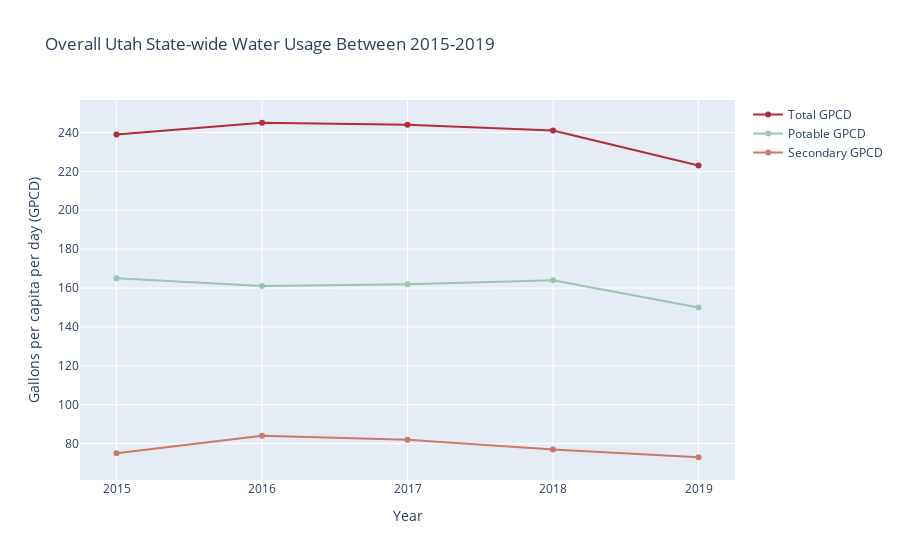

Write notebook code for a chart like this one.
### Markdown cell above
Visualizing the total, total potable, and total secondary water usage in GPCD between 2015 and 2019, the water usage seems to remain relatively constant, with potable water usage accounting for the majority of the water usage. For that reason, I broke down the water usage by property type for both potable and secondary water usage as averages across the 5 year time period. 

_TBD: get feedback on the best way to visualize, consider normalizing as % of total_

### Code cell
%run 'utils.py'
plot_state_totals(df_state, color1, color2, color3)

### Figure 1 — Plotly figure (JSON) as saved in the notebook; plotly's stock layout.template omitted (floating-point values rounded to 4 significant figures)
{"data": [{"marker": {"color": "#B02D3A"}, "name": "Total GPCD", "text": "Total GPCD", "type": "scatter", "x": [2015, 2016, 2017, 2018, 2019], "y": [239, 245, 244, 241, 223]}, {"marker": {"color": "#9BC6AF"}, "name": "Potable GPCD", "text": "Potable GPCD", "type": "scatter", "x": [2015, 2016, 2017, 2018, 2019], "y": [165, 161, 162, 164, 150]}, {"marker": {"color": "#CB7969"}, "name": "Secondary GPCD", "text": "Secondary GPCD", "type": "scatter", "x": [2015, 2016, 2017, 2018, 2019], "y": [75, 84, 82, 77, 73]}], "layout": {"autosize": true, "title": {"text": "Overall Utah State-wide Water Usage Between 2015-2019"}, "xaxis": {"autorange": true, "range": [2015.0, 2019.0], "tickmode": "array", "ticktext": [2015, 2016, 2017, 2018, 2019], "tickvals": [2015, 2016, 2017, 2018, 2019], "title": {"text": "Year"}, "type": "linear"}, "yaxis": {"autorange": true, "range": [60.4, 257.6], "title": {"text": "Gallons per capita per day (GPCD)"}, "type": "linear"}}}
